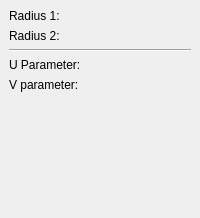
        <widget class="QWidget" name="Page6_torus">
         <layout class="QGridLayout">
          <property name="margin">
           <number>9</number>
          </property>
          <property name="spacing">
           <number>6</number>
          </property>
          <item row="1" column="0">
           <widget class="Line" name="line_4">
            <property name="frameShape">
             <enum>QFrame::HLine</enum>
            </property>
            <property name="frameShadow">
             <enum>QFrame::Sunken</enum>
            </property>
           </widget>
          </item>
          <item row="2" column="0">
           <layout class="QGridLayout">
            <property name="margin">
             <number>0</number>
            </property>
            <property name="spacing">
             <number>6</number>
            </property>
            <item row="0" column="0">
             <widget class="QLabel" name="label_5">
              <property name="text">
               <string>U Parameter:</string>
              </property>
             </widget>
            </item>
            <item row="2" column="0">
             <spacer>
              <property name="orientation">
               <enum>Qt::Horizontal</enum>
              </property>
              <property name="sizeType">
               <enum>QSizePolicy::Preferred</enum>
              </property>
              <property name="sizeHint" stdset="0">
               <size>
                <width>81</width>
                <height>20</height>
               </size>
              </property>
             </spacer>
            </item>
            <item row="1" column="0">
             <widget class="QLabel" name="label_6">
              <property name="text">
               <string>V parameter:</string>
              </property>
             </widget>
            </item>
            <item row="0" column="1">
             <widget class="Gui::QuantitySpinBox" name="torusAngle3">
              <property name="unit" stdset="0">
               <string notr="true">deg</string>
              </property>
              <property name="value">
               <double>360.000000000000000</double>
              </property>
             </widget>
            </item>
            <item row="1" column="1">
             <widget class="Gui::QuantitySpinBox" name="torusAngle1">
              <property name="unit" stdset="0">
               <string notr="true">deg</string>
              </property>
              <property name="value">
               <double>-180.000000000000000</double>
              </property>
             </widget>
            </item>
            <item row="2" column="1">
             <widget class="Gui::QuantitySpinBox" name="torusAngle2">
              <property name="unit" stdset="0">
               <string notr="true">deg</string>
              </property>
              <property name="value">
               <double>180.000000000000000</double>
              </property>
             </widget>
            </item>
           </layout>
          </item>
          <item row="3" column="0">
           <spacer>
            <property name="orientation">
             <enum>Qt::Vertical</enum>
            </property>
            <property name="sizeType">
             <enum>QSizePolicy::Expanding</enum>
            </property>
            <property name="sizeHint" stdset="0">
             <size>
              <width>20</width>
              <height>91</height>
             </size>
            </property>
           </spacer>
          </item>
          <item row="0" column="0">
           <layout class="QGridLayout">
            <property name="margin">
             <number>0</number>
            </property>
            <property name="spacing">
             <number>6</number>
            </property>
            <item row="0" column="2">
             <widget class="Gui::QuantitySpinBox" name="torusRadius1">
              <property name="unit" stdset="0">
               <string notr="true">mm</string>
              </property>
              <property name="value">
               <double>10.000000000000000</double>
              </property>
             </widget>
            </item>
            <item row="1" column="0">
             <widget class="QLabel" name="textLabel20">
              <property name="text">
               <string>Radius 2:</string>
              </property>
             </widget>
            </item>
            <item row="0" column="0">
             <widget class="QLabel" name="textLabel19">
              <property name="text">
               <string>Radius 1:</string>
              </property>
             </widget>
            </item>
            <item row="1" column="2">
             <widget class="Gui::QuantitySpinBox" name="torusRadius2">
              <property name="unit" stdset="0">
               <string notr="true">mm</string>
              </property>
              <property name="value">
               <double>2.000000000000000</double>
              </property>
             </widget>
            </item>
           </layout>
          </item>
         </layout>
        </widget>
